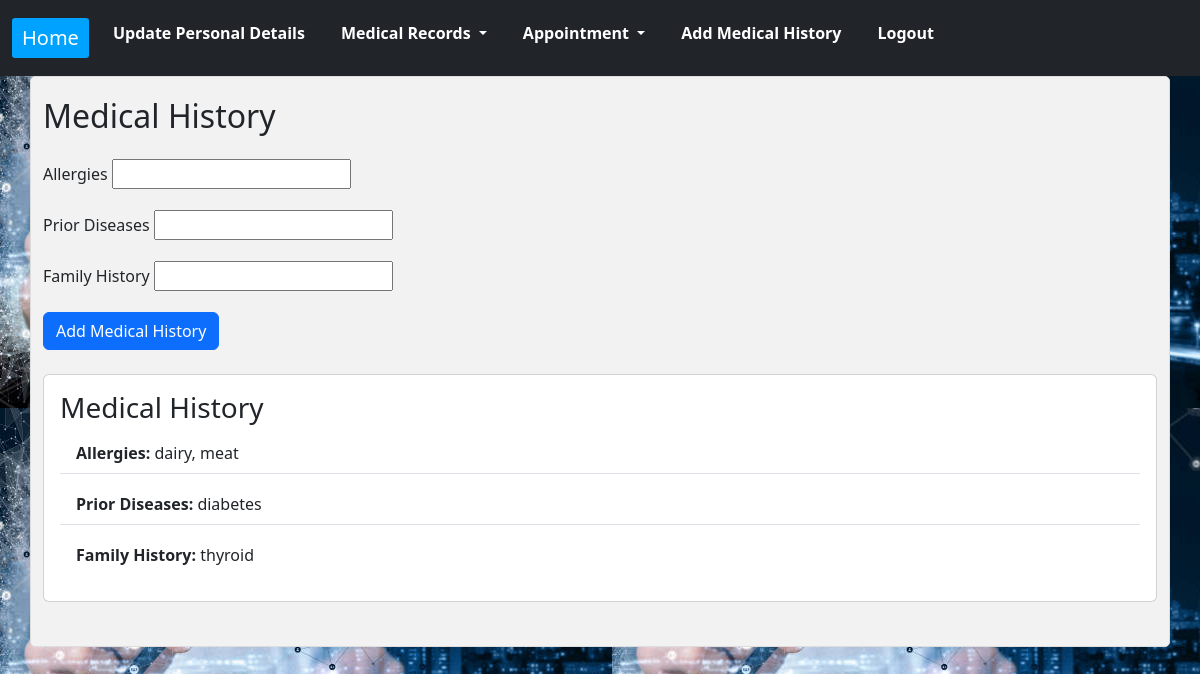
Screenshot of /patient/medical_history/ (signed in) with the database file from the repository.
### health/models.py (models this page shows)
class PatientMedicalHistory(models.Model):
    patient = models.ForeignKey(Patient, on_delete=models.CASCADE)
    allergies = models.CharField(max_length=255)
    prior_diseases = models.CharField(max_length=255)
    family_history = models.CharField(max_length=255)

### health/views.py (the view, shortened to what this page needs)
# urls.py: path('patient/medical_history/', views.view_medical_history, name='view_medical_history'),  # View medical history
@login_required
def view_medical_history(request):
    patient = request.user.patient
    medical_history = PatientMedicalHistory.objects.filter(patient=patient)
    add_form = MedicalHistoryForm()  # For adding new history
    context = {
        'medical_history': medical_history,
        'add_form': add_form
    }
    return render(request, 'view_medical_history.html', context)

### health/forms.py
class MedicalHistoryForm(forms.ModelForm):
    class Meta:
        model = PatientMedicalHistory
        fields = ['allergies', 'prior_diseases', 'family_history']

### health/templates/view_medical_history.html (shortened to what this page needs)
{% extends "base_patient.html" %}
{% block content %}
<div class="container">
    <h2 class="mb-4">Medical History</h2>
    <form method="post" class="mb-4">
        <div class="mb-3">
            <label for="{{ add_form.allergies.id_for_label }}" class="form-label">Allergies</label>
            {{ add_form.allergies }}
        </div>
        <div class="mb-3">
            <label for="{{ add_form.prior_diseases.id_for_label }}" class="form-label">Prior Diseases</label>
            {{ add_form.prior_diseases }}
        </div>
        <div class="mb-3">
            <label for="{{ add_form.family_history.id_for_label }}" class="form-label">Family History</label>
            {{ add_form.family_history }}
        </div>
        <button type="submit" name="add" class="btn btn-primary">Add Medical History</button>
    </form>
    {% for history in medical_history %}
    <div class="card mb-4">
        <div class="card-body">
            <h3 class="card-title">Medical History</h3>
            <ul class="list-group list-group-flush">
                <li class="list-group-item"><strong>Allergies:</strong> {{ history.allergies }}</li>
                <li class="list-group-item"><strong>Prior Diseases:</strong> {{ history.prior_diseases }}</li>
                <li class="list-group-item"><strong>Family History:</strong> {{ history.family_history }}</li>
            </ul>
        </div>
    </div>
    {% empty %}
    <p>No medical history records found.</p>
    {% endfor %}
</div>
{% endblock %}

### health/static/styles.css (style rules this page uses)
h2 { font-size: 24px; color: #333; margin-bottom: 20px; }
.btn-primary { background-color: #007bff; color: #fff; border: none; border-radius: 5px; padding: 10px 20px; font-size: 16px; cursor: pointer; }
.container { margin: 20px; padding: 20px; background-color: #f2f2f2; border: 1px solid #ddd; border-radius: 5px; max-width: 800px; margin: 0 auto; }
h2 { color: #333; }
ul { list-style-type: none; padding: 0; }
ul li { margin-bottom: 10px; }
button, a { padding: 5px 10px; margin: 5px 0; background-color: #00a2ff; color: #fff !important; text-decoration: none; border: none; border-radius: 3px; cursor: pointer; }
body { background-image: url('../static/images/patient_background.jpeg'); color: #333; margin: 0; min-height: 100vh; }

### rows the page displays
PatientMedicalHistory: allergies "dairy, meat", prior_diseases "diabetes", family_history "thyroid"
